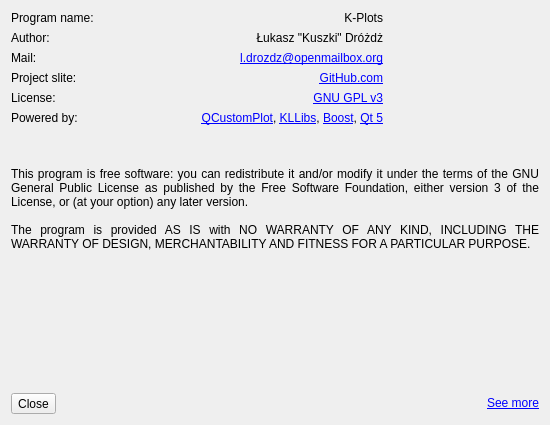
<?xml version="1.0" encoding="UTF-8"?>
<ui version="4.0">
 <class>AboutDialog</class>
 <widget class="QDialog" name="AboutDialog">
  <property name="geometry">
   <rect>
    <x>0</x>
    <y>0</y>
    <width>550</width>
    <height>425</height>
   </rect>
  </property>
  <property name="minimumSize">
   <size>
    <width>550</width>
    <height>425</height>
   </size>
  </property>
  <property name="windowTitle">
   <string>About</string>
  </property>
  <property name="windowIcon">
   <iconset theme="help-about">
    <normaloff>.</normaloff>.</iconset>
  </property>
  <layout class="QGridLayout" name="gridLayout">
   <item row="3" column="0">
    <widget class="QToolButton" name="Close">
     <property name="text">
      <string>Close</string>
     </property>
     <property name="icon">
      <iconset theme="exit">
       <normaloff>.</normaloff>.</iconset>
     </property>
    </widget>
   </item>
   <item row="0" column="3">
    <widget class="QLabel" name="labelLogo">
     <property name="sizePolicy">
      <sizepolicy hsizetype="Fixed" vsizetype="Fixed">
       <horstretch>0</horstretch>
       <verstretch>0</verstretch>
      </sizepolicy>
     </property>
     <property name="minimumSize">
      <size>
       <width>150</width>
       <height>150</height>
      </size>
     </property>
     <property name="maximumSize">
      <size>
       <width>150</width>
       <height>150</height>
      </size>
     </property>
     <property name="pixmap">
      <pixmap resource="resources.qrc">:/logo/gnu</pixmap>
     </property>
     <property name="scaledContents">
      <bool>true</bool>
     </property>
    </widget>
   </item>
   <item row="0" column="0" colspan="3">
    <layout class="QFormLayout" name="infoLayout">
     <item row="0" column="0">
      <widget class="QLabel" name="labelName">
       <property name="text">
        <string>Program name:</string>
       </property>
      </widget>
     </item>
     <item row="0" column="1">
      <widget class="QLabel" name="Name">
       <property name="text">
        <string notr="true">K-Plots</string>
       </property>
       <property name="alignment">
        <set>Qt::AlignRight|Qt::AlignTrailing|Qt::AlignVCenter</set>
       </property>
      </widget>
     </item>
     <item row="1" column="0">
      <widget class="QLabel" name="labelAuthor">
       <property name="text">
        <string>Author:</string>
       </property>
      </widget>
     </item>
     <item row="1" column="1">
      <widget class="QLabel" name="Author">
       <property name="text">
        <string notr="true">Łukasz &quot;Kuszki&quot; Dróżdż</string>
       </property>
       <property name="alignment">
        <set>Qt::AlignRight|Qt::AlignTrailing|Qt::AlignVCenter</set>
       </property>
      </widget>
     </item>
     <item row="2" column="0">
      <widget class="QLabel" name="labelMail">
       <property name="text">
        <string>Mail:</string>
       </property>
      </widget>
     </item>
     <item row="2" column="1">
      <widget class="QLabel" name="Mail">
       <property name="text">
        <string notr="true">&lt;a href=&quot;l.drozdz@openmailbox.org&quot;&gt;l.drozdz@openmailbox.org&lt;/a&gt;</string>
       </property>
       <property name="alignment">
        <set>Qt::AlignRight|Qt::AlignTrailing|Qt::AlignVCenter</set>
       </property>
       <property name="openExternalLinks">
        <bool>true</bool>
       </property>
      </widget>
     </item>
     <item row="3" column="0">
      <widget class="QLabel" name="labelSlite">
       <property name="text">
        <string>Project slite:</string>
       </property>
      </widget>
     </item>
     <item row="3" column="1">
      <widget class="QLabel" name="Slite">
       <property name="text">
        <string notr="true">&lt;a href=&quot;https://github.com/Kuszki/K-Plots&quot;&gt;GitHub.com&lt;/a&gt;</string>
       </property>
       <property name="alignment">
        <set>Qt::AlignRight|Qt::AlignTrailing|Qt::AlignVCenter</set>
       </property>
       <property name="openExternalLinks">
        <bool>true</bool>
       </property>
      </widget>
     </item>
     <item row="4" column="0">
      <widget class="QLabel" name="labelLicense">
       <property name="text">
        <string>License:</string>
       </property>
      </widget>
     </item>
     <item row="4" column="1">
      <widget class="QLabel" name="License">
       <property name="text">
        <string notr="true">&lt;a href=&quot;http://www.gnu.org/licenses/gpl-3.0.en.html&quot;&gt;GNU GPL v3&lt;/a&gt;</string>
       </property>
       <property name="alignment">
        <set>Qt::AlignRight|Qt::AlignTrailing|Qt::AlignVCenter</set>
       </property>
       <property name="openExternalLinks">
        <bool>true</bool>
       </property>
      </widget>
     </item>
     <item row="5" column="0">
      <widget class="QLabel" name="labelPowered">
       <property name="text">
        <string>Powered by:</string>
       </property>
      </widget>
     </item>
     <item row="5" column="1">
      <widget class="QLabel" name="Powered">
       <property name="text">
        <string notr="true">&lt;a href=&quot;http://www.qcustomplot.com&quot;&gt;QCustomPlot&lt;/a&gt;, &lt;a href=&quot;https://github.com/Kuszki/KLLibs&quot;&gt;KLLibs&lt;/a&gt;, &lt;a href=&quot;http://www.boost.org/&quot;&gt;Boost&lt;/a&gt;, &lt;a href=&quot;http://www.qt.io/&quot;&gt;Qt 5&lt;/a&gt;</string>
       </property>
       <property name="alignment">
        <set>Qt::AlignRight|Qt::AlignTrailing|Qt::AlignVCenter</set>
       </property>
       <property name="openExternalLinks">
        <bool>true</bool>
       </property>
      </widget>
     </item>
    </layout>
   </item>
   <item row="1" column="0" colspan="4">
    <widget class="QLabel" name="Info">
     <property name="text">
      <string>This program is free software: you can redistribute it and/or modify it under the terms of the GNU General Public License as published by the Free Software Foundation, either version 3 of the License, or (at your option) any later version.

The program is provided AS IS with NO WARRANTY OF ANY KIND, INCLUDING THE WARRANTY OF DESIGN, MERCHANTABILITY AND FITNESS FOR A PARTICULAR PURPOSE.</string>
     </property>
     <property name="alignment">
      <set>Qt::AlignJustify|Qt::AlignVCenter</set>
     </property>
     <property name="wordWrap">
      <bool>true</bool>
     </property>
    </widget>
   </item>
   <item row="3" column="1" colspan="3">
    <widget class="QLabel" name="More">
     <property name="text">
      <string>&lt;a href=&quot;http://www.fsf.org/&quot;&gt;See more&lt;/a&gt;</string>
     </property>
     <property name="alignment">
      <set>Qt::AlignRight|Qt::AlignTrailing|Qt::AlignVCenter</set>
     </property>
     <property name="openExternalLinks">
      <bool>true</bool>
     </property>
    </widget>
   </item>
   <item row="2" column="0" colspan="4">
    <spacer name="verticalSpacer">
     <property name="orientation">
      <enum>Qt::Vertical</enum>
     </property>
     <property name="sizeHint" stdset="0">
      <size>
       <width>0</width>
       <height>0</height>
      </size>
     </property>
    </spacer>
   </item>
  </layout>
 </widget>
 <tabstops>
  <tabstop>Close</tabstop>
 </tabstops>
 <resources>
  <include location="resources.qrc"/>
 </resources>
 <connections>
  <connection>
   <sender>Close</sender>
   <signal>clicked()</signal>
   <receiver>AboutDialog</receiver>
   <slot>reject()</slot>
   <hints>
    <hint type="sourcelabel">
     <x>46</x>
     <y>374</y>
    </hint>
    <hint type="destinationlabel">
     <x>46</x>
     <y>580</y>
    </hint>
   </hints>
  </connection>
 </connections>
</ui>
